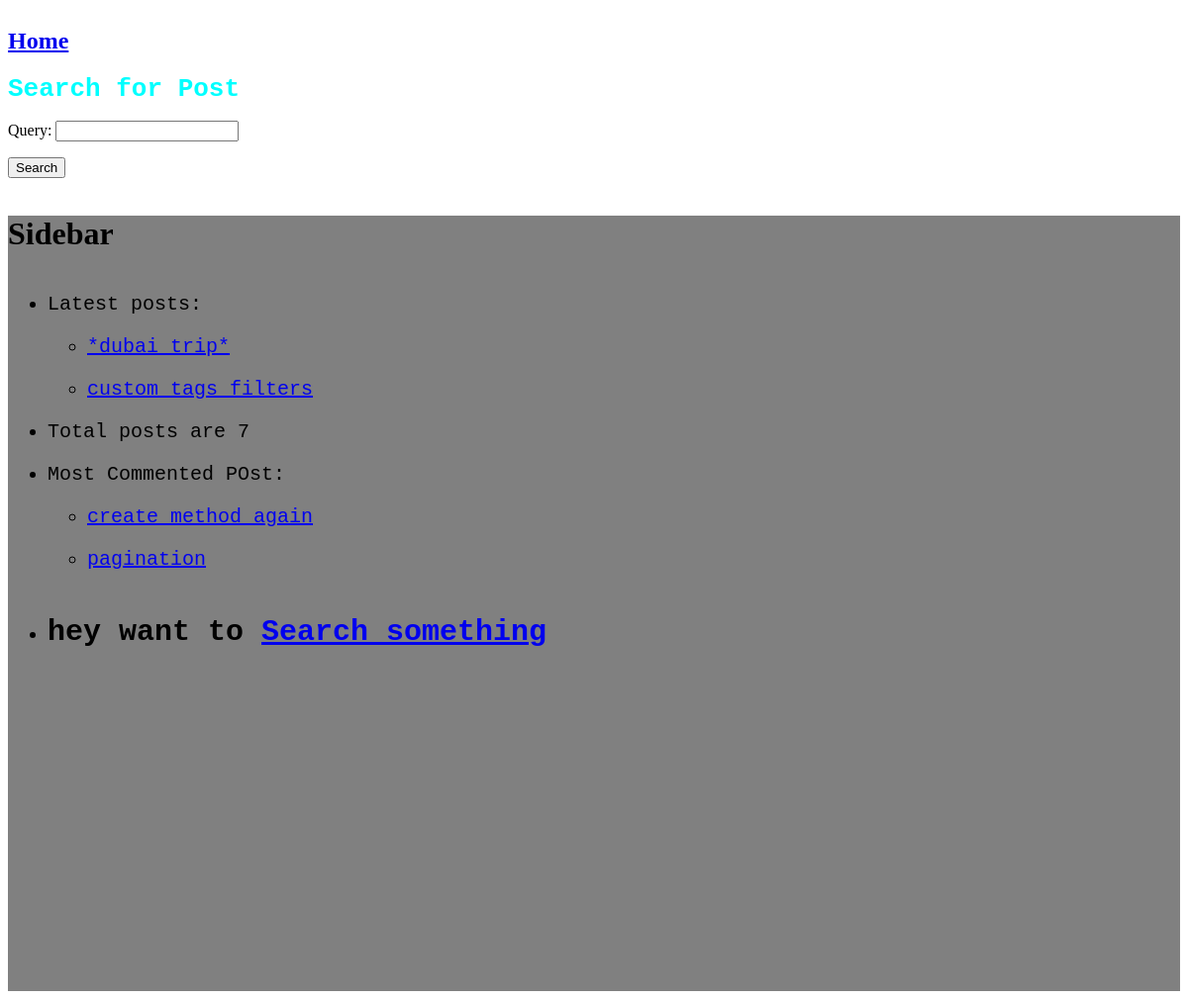
/search/, run on an earlier commit of the app's database.
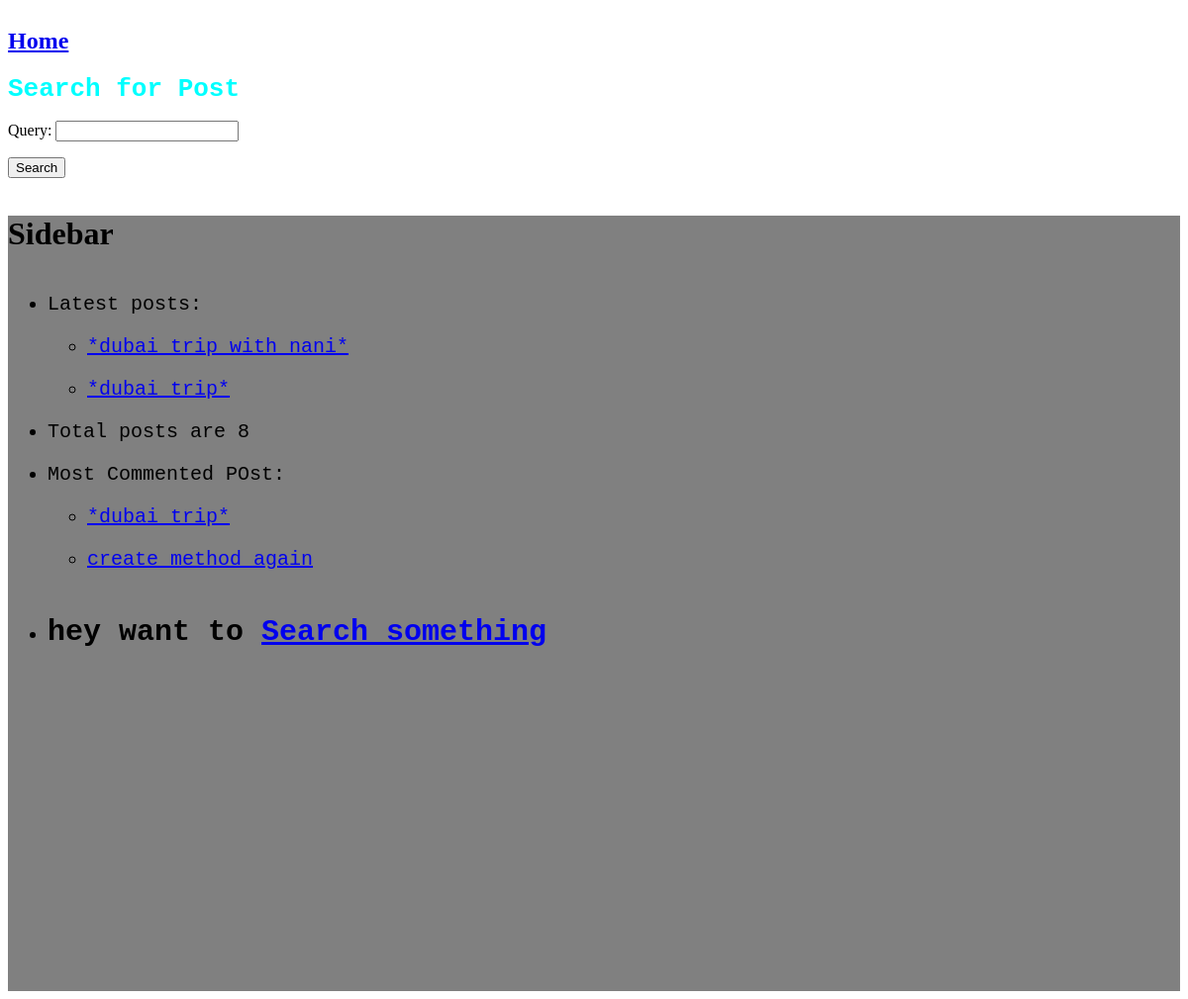
And on a later commit of the database.
### blog/models.py (models this page shows, shortened)
class Post(models.Model):
    CHOICE = (
        ('draft','Draft'),('published','Published'),
    )
    title=models.CharField(max_length=250)
    publish=models.DateTimeField(default=timezone.now)
    created=models.DateTimeField(auto_now_add=True)
    updated=models.DateTimeField(auto_now=True)
    slug=models.SlugField(max_length=250,unique_for_date='publish')
    status=models.CharField(max_length=20,
                            choices=CHOICE,default='draft')
    author=models.ForeignKey(User,on_delete=models.CASCADE,
                             related_name='blog')
    body=models.TextField()
    objects=models.Manager()
    published=PublishedManager()
    tags = TaggableManager()
    def get_absolute_url(self):
        return reverse('blog:post_detail',
                     args=[
                         self.publish.year,self.publish.month,self.publish.day,
                         self.slug
                     ]
                       )
    class Meta:
        ordering=('-publish',)

### blog/views.py (the view, shortened to what this page needs)
# urls.py: path('search/',views.post_search,name="post_search")
def post_search(request):
    query=None
    context=None
    results=None
    trigram_results=None
    result=None
    form=SearchForm()
    context={'form':form,'results':trigram_results,'result':result,'query':query}
    template='blog/search.html'
    return render(request,template,context)

### blog/forms.py
class SearchForm(forms.Form):
    query=forms.CharField()

### blog/models.py (called while the page is built)
    def get_queryset(self):
        return super(PublishedManager,self).get_queryset().filter(status='published')

### blog/templatetags/custom_tags.py (called while the page is built)
@register.simple_tag(name='count')
def total_posts_written():
    return Post.published.count()

@register.inclusion_tag('blog/latest_post.html')
def show_latest_post(count=3):
    latest_post=Post.published.order_by('-publish')[:count]
    return {'latest_post':latest_post}

@register.inclusion_tag('blog/most_comment.html')
def most_commented(count=3):
    most_commented_post=Post.published.annotate(total_comments=Count('comments')).order_by('-total_comments')[:count]
    return {'most_commented_post':most_commented_post}

### blog/templates/blog/search.html (shortened to what this page needs)
{%extends 'blog/base.html' %}
{%block content%}
{%if query%}
<style>
    .cont{
    padding:50px;
    }
</style>
<div class="cont">
<h1 style="font-family:monospace;color:cyan;">
    Post containing<div style="font-family:Helvetica;font-size:25px;color:orange">{{query}}</div>
</h1>
<h3>
    {%with results.count as total_results%}
    <h2 style="font-family:monospace;color:blue;">
        Found {{total_results}} result {{total_result}}
    </h2>
    {%endwith%}
</h3>
<ul>
        {%for post in results %}
        <li>
            <a href="{{post.get_absolute_url}}">{{post.title}}</a>
        </li>  {%empty%}
       <h2 style="font-family:monospace;color:blue;">
           No results matching your query
       </h2>
        {%endfor%}
    </ul>
    <h2>According to the ranking the search is as follows:</h2>
<ul>
        {%for post in result %}
        <li>
            <a href="{{post.get_absolute_url}}">{{post.title}}</a>
        </li></ul>
{%endfor%}
{%else%}
<h1 style="font-family:monospace;color:cyan;">
    Search for Post
</h1>
<form action="." method="get">
    {{form.as_p}}
    <input type="submit" value="Search">
</form>
</div>
{%endif%}
{%endblock%}

### blog/templates/blog/latest_post.html
 <ul>
        {%for post in latest_post %}
        <li>
            <a href="{{post.get_absolute_url}}">{{post.title}}</a>
        </li>
        {%endfor%}
    </ul>

### blog/templates/blog/most_comment.html
 <ul>
        {%for post in most_commented_post %}
        <li>
            <a href="{{post.get_absolute_url}}">{{post.title}}</a>
        </li>
        {%endfor%}
    </ul>

What changed in the data, as far as the page shows it:
no longer on this page (row unchanged): Post: title "custom_tags_filters", shown under "Sidebar"
no longer on this page (row unchanged): Post: title "pagination"
added Post: title "*dubai trip with nani*", shown under "Sidebar"
now on one of the page's lists (row edited): Post: title "*dubai trip*"
Also different on the page:
text no longer shown: "7"
text now shown: "8"
